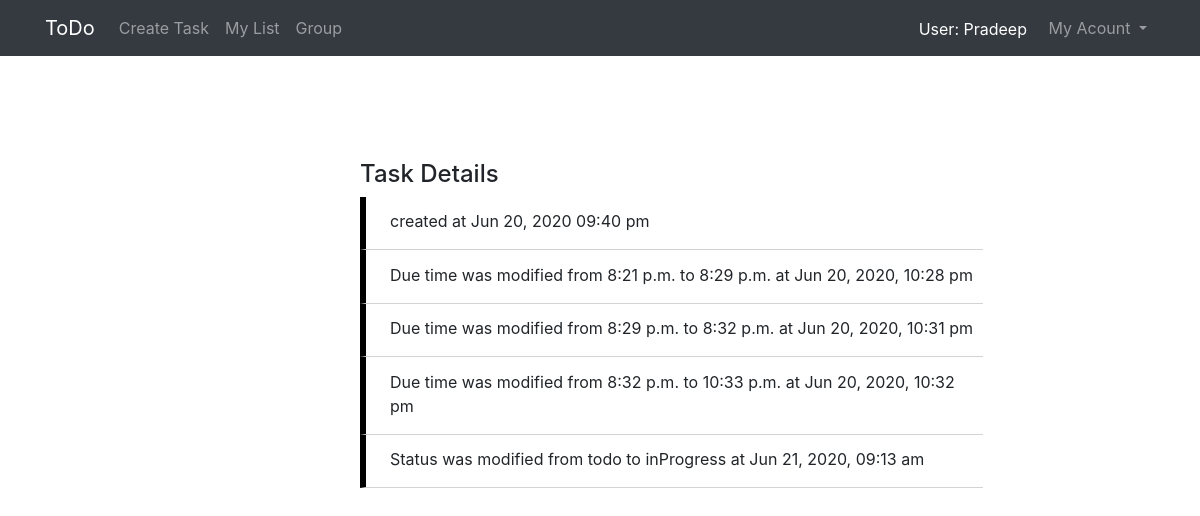
The app's page /2/detail (signed in), older data.
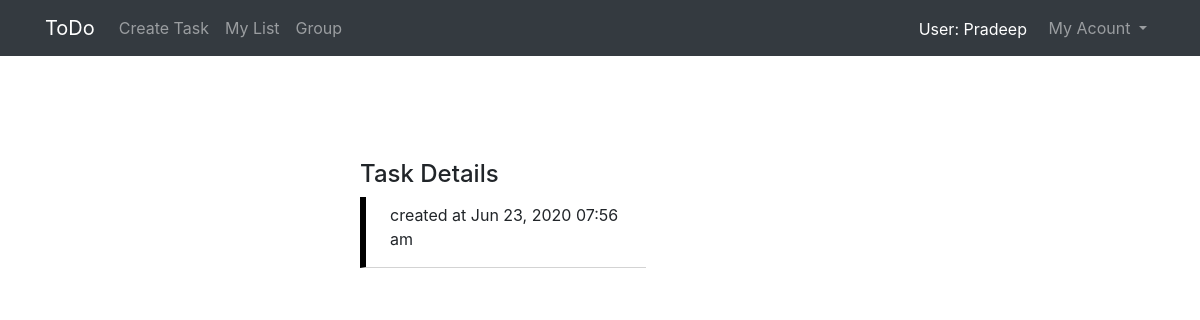
The same page, newer data.
### todoapp/models.py (models this page shows)
class SummaryModel(models.Model):
    taskId=models.ForeignKey(ToDoModel,related_name='todolist',on_delete=models.CASCADE,null=True)
    dateTime=models.DateTimeField(blank=True,default=None)
    description_summary=models.TextField(default='None')
    modefied_detail=models.CharField(max_length=60,default=None,null =True)
    created_update=models.CharField(max_length=60,default=None,null =True)

### todoapp/views.py (the view)
# urls.py: re_path(r'(?P<id>[\d]+)/detail',v1.task_detail_view),
def task_detail_view(request,id):
    data=ToDoModel.objects.get(id=id)
    detail_data=SummaryModel.objects.filter(taskId=id)
    mylist_data=ToDoModel.objects.filter(user=request.user,status='todo',flagTask='no')
    task_flag_update(request.user)
    return render(request,'todoapp/task_detail.html',{'detail_data':detail_data,'current_user':request.user,'data':mylist_data,'task':data.task,})

### todoapp/supporting_python.py (called while the page is built)
def task_flag_update(user):
    mylist_data = ToDoModel.objects.filter(user=user,status='todo',flagTask='no')
    current_date=str(datetime.now().date())+datetime.now().strftime("%H:%M")
    for task in mylist_data:
        tasktime=str(task.date)+task.time.strftime("%H:%M")
        if current_date == tasktime:
            task.flagTask = 'yes'
            task.save()

### template/todoapp/task_detail.html (shortened to what this page needs)
<!DOCTYPE html>
{% extends "todoapp/base2.html" %}
{% block body_block %}
<div class = "external_task_detail">
{%if detail_data%}
  <h4>Task Details</h4>
      {%for data in detail_data%}
        <div class="task_detail" >
          {% if data.modefied_detail != None %}
             {{data.modefied_detail|linebreaks}}
          {% endif %}
        </div>
      {%endfor%}
{%endif%}
<br><br>
</div>
 {%endblock%}

Row changes from the older to the newer data that the page shows:
no longer on this page (row edited): SummaryModel: modefied_detail "created at Jun 20, 2020 09:40 pm"
removed SummaryModel: modefied_detail "Due time was modified from 8:21 p.m. to 8:29 p.m. at Jun 20, 2020, 10:28 pm"
removed SummaryModel: modefied_detail "Due time was modified from 8:29 p.m. to 8:32 p.m. at Jun 20, 2020, 10:31 pm"
removed SummaryModel: modefied_detail "Due time was modified from 8:32 p.m. to 10:33 p.m. at Jun 20, 2020, 10:32 pm"
removed SummaryModel: modefied_detail "Status was modified from todo to inProgress at Jun 21, 2020, 09:13 am"
now on this page (row edited): SummaryModel: modefied_detail "created at Jun 23, 2020 07:56 am"
